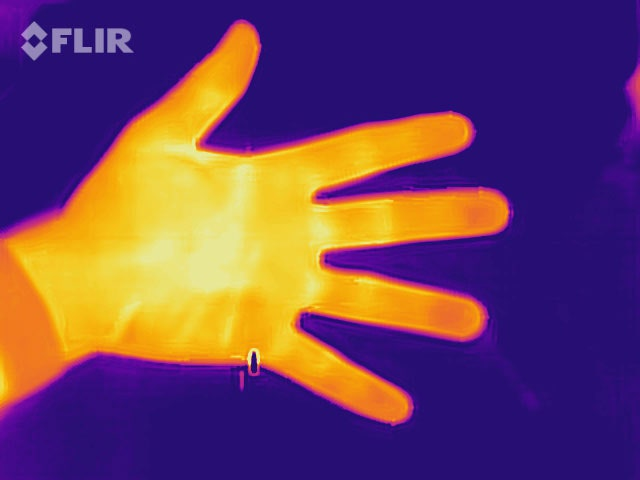
#> input picture TASK_2/Science_irhand.jpg, 640 x 480 px, found by its file name
$ python IR_image_detection_CV.py
#> lines starting #> are read from the running program, lines starting #| are printed output that depends on the picture; after the words box and inside, x2 and y2 are one past the last pixel; in counts of white or black regions, pixels touching at a corner belong together
### TASK_2/draw_contours.py
import cv2

def getContours(img, imgContour):
    contours, heirachy = cv2.findContours(img, cv2.RETR_EXTERNAL, cv2.CHAIN_APPROX_NONE)

    for c in contours:
        area = cv2.contourArea(c)
        if area > 900:
            cv2.drawContours(imgContour, c, -1, (255, 255 , 10), 2)
            p = cv2.arcLength(c, True)
            appr = cv2.approxPolyDP(c, 0.02 * p, True)
            x, y, w, h = cv2.boundingRect(appr)
            cv2.rectangle(imgContour, (x, y), (x+w, y+h), (0, 255, 255), 2)
            cv2.putText(imgContour, f"AREA: {int(area)} px", (x, y-2), cv2.FONT_HERSHEY_COMPLEX, 0.4, (255,255,10), 1)

### TASK_2/IR_image_detection_CV.py
import warnings
warnings.filterwarnings("ignore")
import cv2
from draw_contours import getContours
import numpy as np
import matplotlib.pyplot as plt
import os

# EXTRACT CURRENT WORKING DIRECTORY
cwd = os.getcwd()
WORK_DIR = os.path.join(cwd, "TASK_2")
img_path = os.path.join(WORK_DIR, "Science_irhand.jpg") # CHANGE THE SECOND PARAMETER TO SELECT THE IMAGE

# READ THE ORIGINAL IMAGE TO BE PROCESSED
src_img = cv2.imread(img_path)
#> src_img is the input picture: shape (480, 640, 3); mean B, G, R 95.7, 67.4, 110.6
imgContour = src_img.copy()

# BLUR THE SOURCE IMAGE TO REMOVE NOISE
imgBlur = cv2.GaussianBlur(src_img, (5, 5), 1)

# CONVERTING SOURCE IMAGE TO HSV COLOR SPACES
imghsv = cv2.cvtColor(imgBlur, cv2.COLOR_BGR2HSV)
#> imghsv: shape (480, 640, 3); mean H, S, V 95.6, 217.9, 159.3

# EXTRACTING THE LOWER AND UPPER THRESHOLD VALUES FOR THE AREAS OF INTEREST
heat_min = np.array([5, 50, 50], np.uint8)
heat_max = np.array([30, 255, 255], np.uint8)
# CREATING COLOR MASK, IN THIS CASE THE COLOR IS ORANGE
orange_filter = cv2.inRange(imghsv, heat_min, heat_max)
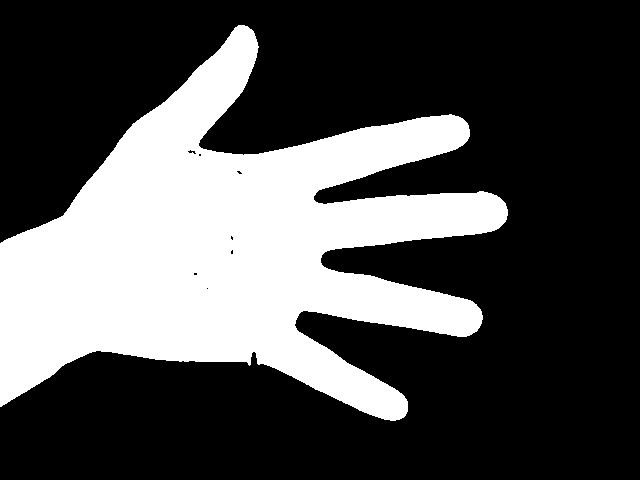
#> orange_filter: shape (480, 640); 30.9% white; 1 white region, box (x1, y1, x2, y2) and area: (0, 25, 508, 421) 95004

# DILATING THE CREATED COLOR MASK
kernel = np.ones((5,5))
imgDilate = cv2.dilate(orange_filter, kernel=kernel)
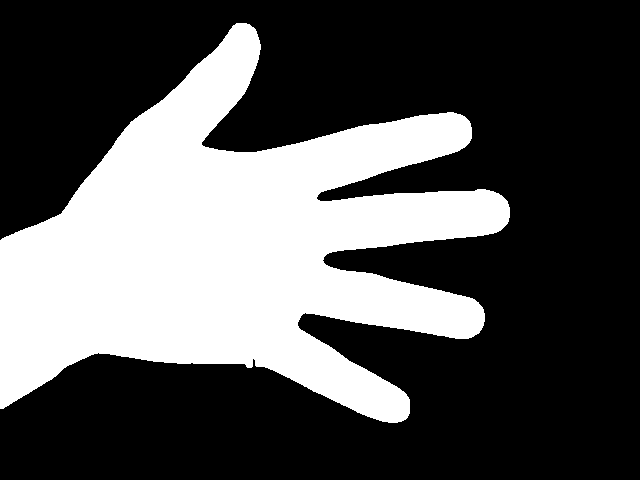
#> imgDilate: shape (480, 640); 32.9% white; 1 white region

# FUNCTION TO CALCULATE THE AREA OF THE FOUND OBJECTS
getContours(imgDilate, imgContour)
#> in getContours, `contours, heirachy = cv2.findContours(img, cv2.RETR_EXTERNAL, cv2.CHAI..`: contours = 1 contour; box (x1, y1, x2, y2) and area: (0, 23, 510, 423) 99745
#> the loop in getContours, `for c in contours:` made 1 pass
#> (area, p, x, y, w, h) on pass 1: (99745, 2646.5, 0, 23, 508, 397)
#> after the loop in getContours, `for c in contours:`:
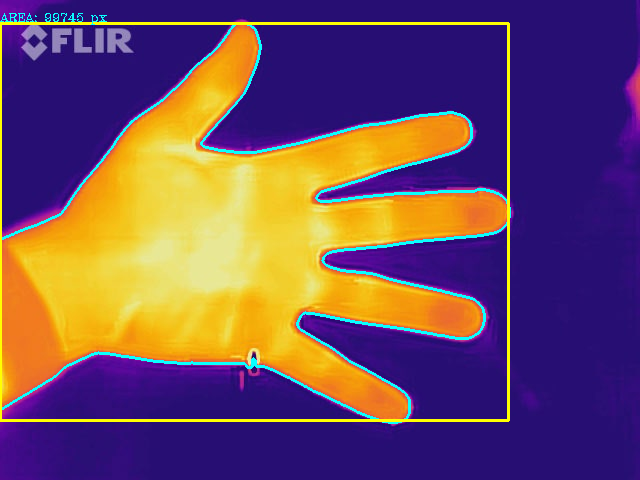
#> imgContour: shape (480, 640, 3); 3.8% of pixels changed, all inside (x1, y1, x2, y2) = (0, 13, 511, 424)

# PLOTTING THE RESULTS
output = [src_img, imgContour]
titles = ["Original", "Final Objects"]
fig = plt.figure()
for i in range(len(output)):
    fig.add_subplot(1, len(output), i+1)
    plt.imshow(output[i], cmap="gray")
    plt.title(titles[i])
#> this loop made 2 passes

# SAVING THE OUTPUT IMAGES
filename = "Final_Image.jpg" # CHANGE TO DESIRED OUTPUT IMAGE FILENAME
save_dir = "TASK_2/" + filename
fig.savefig(save_dir)
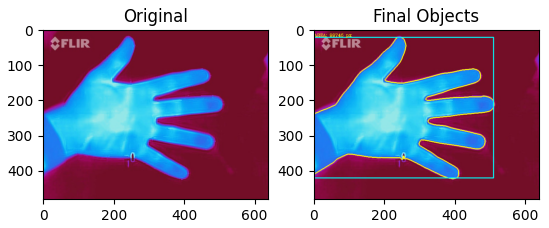
#> figure drawn by matplotlib, 2 panels; B, G, R data is drawn as R, G, B
plt.show()

cv2.waitKey()
cv2.destroyAllWindows()

$ run again, with TASK_2/Areaofhand_OpenCV.jpg copied over TASK_2/Science_irhand.jpg
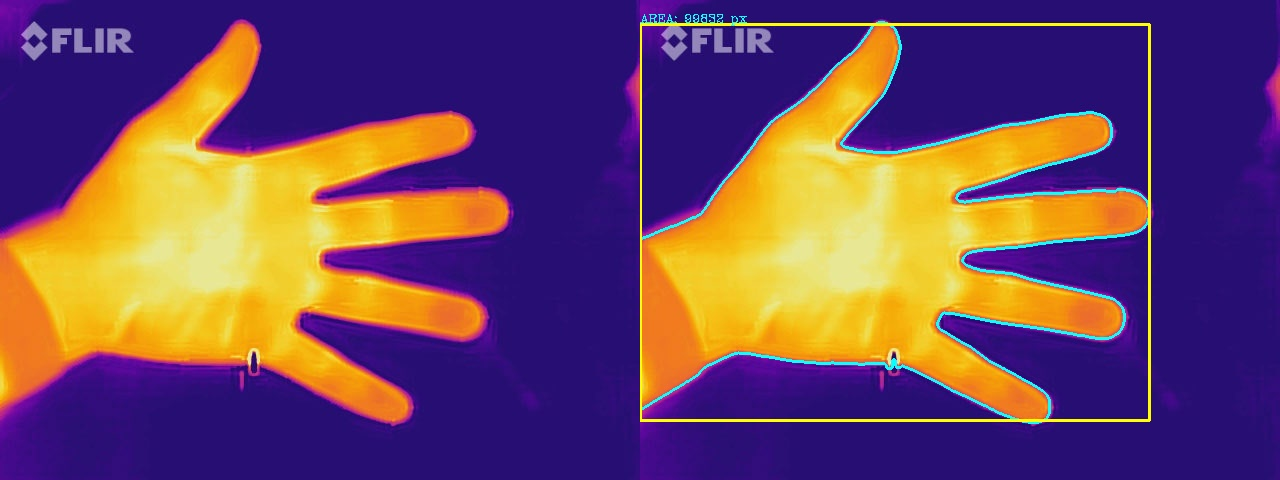
#> input picture TASK_2/Areaofhand_OpenCV.jpg, 1280 x 480 px, found by its file name
#> src_img is the input picture: shape (480, 1280, 3); mean B, G, R 96.2, 71.5, 110.3
#> imghsv: shape (480, 1280, 3); mean H, S, V 93.5, 214.9, 159.6
#> `orange_filter = cv2.inRange(imghsv, heat_min, heat_max)`:
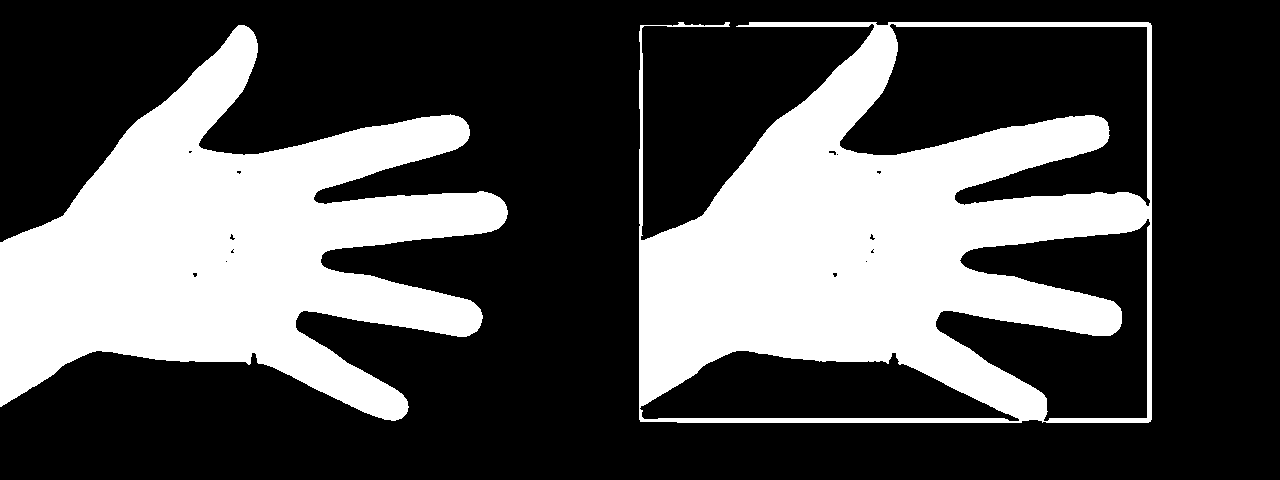
#> orange_filter: shape (480, 1280); 32.1% white; 2 white regions, box (x1, y1, x2, y2) and area: (639, 22, 1152, 423) 102401, (0, 25, 508, 421) 94951
#> imgDilate: shape (480, 1280); 35.1% white; 2 white regions
#> contours = 2 contours; box (x1, y1, x2, y2) and area: (637, 20, 1154, 425) 182049, (0, 23, 510, 423) 99682
#> the loop in getContours, `for c in contours:` made 2 passes
#> (area, p, x, y, w, h) on passes 1 to 2: (99682, 2641, 0, 23, 509, 398), (182049, 2621.5, 638, 20, 515, 404)
#> the loop `for i in range(len(output)):` made 2 passes
#> `fig.savefig(save_dir)`:
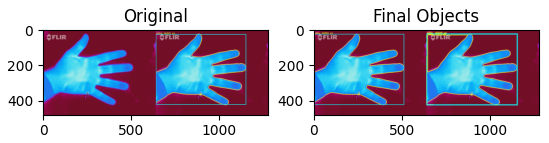
#> figure drawn by matplotlib, 2 panels; B, G, R data is drawn as R, G, B
